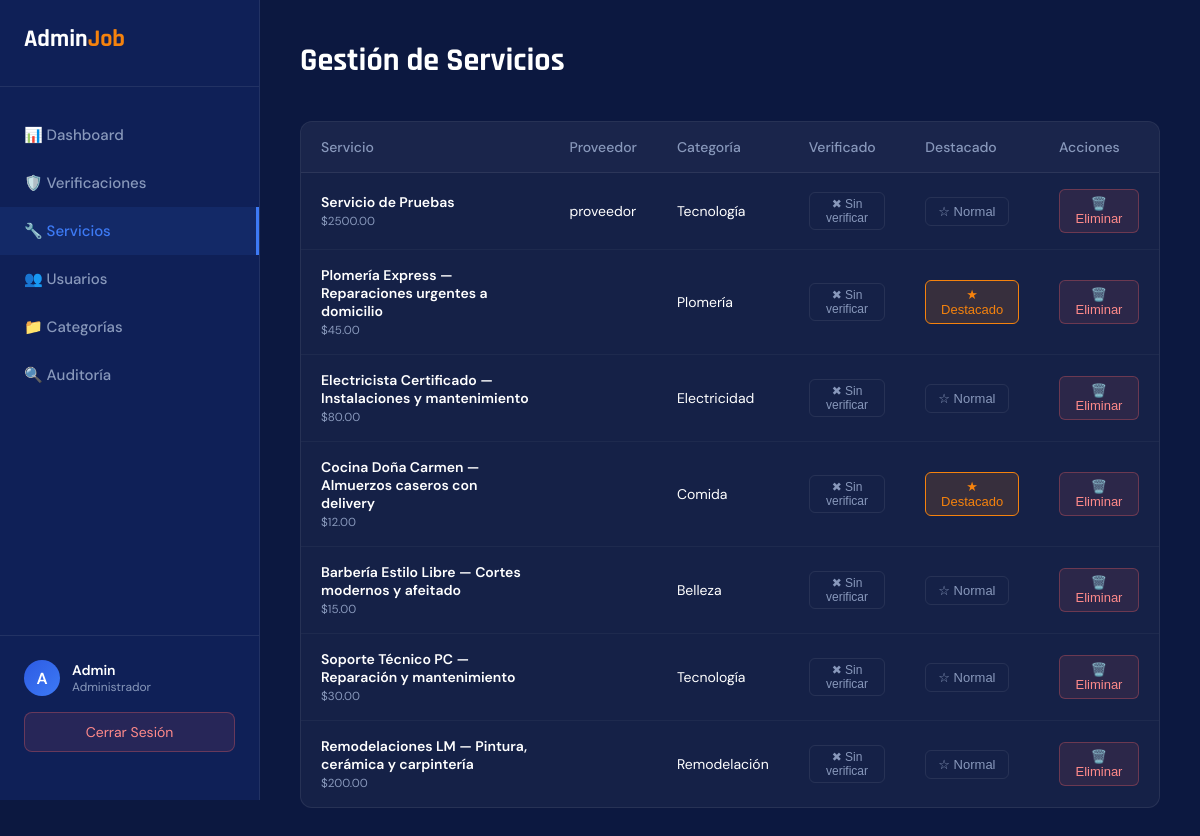
Page /app/pages/admin_panel.php?tab=servicios (signed in) on the committed database.
### tables this page shows
CREATE TABLE `servicios` (
  `id` int(10) UNSIGNED NOT NULL,
  `titulo` varchar(200) NOT NULL,
  `descripcion` text DEFAULT NULL,
  `imagen` varchar(255) DEFAULT NULL,
  `categoria` varchar(80) NOT NULL DEFAULT '',
  `municipio` varchar(60) NOT NULL DEFAULT '',
  `precio` decimal(10,2) NOT NULL DEFAULT 0.00,
  `usuario_id` int(10) UNSIGNED DEFAULT NULL,
  `es_destacado` tinyint(1) NOT NULL DEFAULT 0,
  `verificado` tinyint(1) NOT NULL DEFAULT 0,
  `created_at` datetime NOT NULL DEFAULT current_timestamp(),
  `updated_at` datetime DEFAULT NULL ON UPDATE current_timestamp(),
  `deleted_at` datetime DEFAULT NULL
);

CREATE TABLE `usuarios` (
  `id` int(10) UNSIGNED NOT NULL,
  `nombre` varchar(80) NOT NULL,
  `apellido` varchar(80) NOT NULL DEFAULT '',
  `email` varchar(120) NOT NULL,
  `telefono` varchar(30) NOT NULL DEFAULT '',
  `password` varchar(255) NOT NULL,
  `role` enum('cliente','proveedor','admin') NOT NULL DEFAULT 'cliente',
  `last_login` datetime DEFAULT NULL,
  `created_at` datetime NOT NULL DEFAULT current_timestamp(),
  `updated_at` datetime DEFAULT NULL ON UPDATE current_timestamp(),
  `deleted_at` datetime DEFAULT NULL,
  `suspendido_at` datetime DEFAULT NULL COMMENT 'NULL = activo, fecha = suspendido desde esa fecha'
);

### app/core/auth_guard.php (called while the page is built, shortened)
<?php
function nombreUsuario(): string {
    return htmlspecialchars($_SESSION['user_name'] ?? 'Usuario');
}

### app/pages/admin_panel.php (the view, shortened to what this page needs)
<?php
require_once __DIR__ . '/../core/auth_guard.php';
include __DIR__ . '/../api/get_lists.php';
$page = isset($_GET['p']) ? (int)$_GET['p'] : 1;
$limit = 10;
$offset = ($page - 1) * $limit;
$tab = $_GET['tab'] ?? 'dashboard';
$servicios = mysqli_query($conn, "SELECT s.*, u.nombre as proveedor_nombre FROM servicios s LEFT JOIN usuarios u ON s.usuario_id = u.id WHERE s.deleted_at IS NULL ORDER BY s.created_at DESC LIMIT $limit OFFSET $offset")->fetch_all(MYSQLI_ASSOC);
?>
<!DOCTYPE html>
<html lang="es">
<head>
    <link href="../../public/css/fonts.css" rel="stylesheet">
    <link rel="stylesheet" href="../../public/css/admin_panel.css">
</head>
<body>
<div class="sidebar">
    <div class="logo">Admin<span>Job</span></div>
    <a href="?tab=dashboard" class="nav-item <?= $tab == 'dashboard' ? 'active' : '' ?>">
        📊 Dashboard
    </a>
    <a href="?tab=verificaciones" class="nav-item <?= $tab == 'verificaciones' ? 'active' : '' ?>">
        🛡️ Verificaciones
    </a>
    <a href="?tab=servicios" class="nav-item <?= $tab == 'servicios' ? 'active' : '' ?>">
        🔧 Servicios
    </a>
    <a href="?tab=usuarios" class="nav-item <?= $tab == 'usuarios' ? 'active' : '' ?>">
        👥 Usuarios
    </a>
    <a href="?tab=categorias" class="nav-item <?= $tab == 'categorias' ? 'active' : '' ?>">
        📁 Categorías
    </a>
    <a href="?tab=auditoria" class="nav-item <?= $tab == 'auditoria' ? 'active' : '' ?>">
        🔍 Auditoría
    </a>
    <div class="sidebar-bottom">
        <div class="user-info">
            <div class="user-avatar"><?= substr(nombreUsuario(), 0, 1) ?></div>
            <div>
                <div style="font-size: 14px; font-weight: 600;"><?= nombreUsuario() ?></div>
                <div style="font-size: 12px; color: var(--text-muted);">Administrador</div>
            </div>
        </div>
        <a href="../../logout.php" class="btn-logout">Cerrar Sesión</a>
    </div>
</div>
<div class="main-content">
    <div id="tab-servicios" class="tab-content <?= $tab == 'servicios' ? 'active' : '' ?>">
        <div class="header">
            <h1>Gestión de Servicios</h1>
        </div>
        <div class="table-wrap">
            <table>
                <thead>
                    <tr>
                        <th>Servicio</th>
                        <th>Proveedor</th>
                        <th>Categoría</th>
                        <th>Verificado</th>
                        <th>Destacado</th>
                        <th>Acciones</th>
                    </tr>
                </thead>
                <tbody>
                    <?php foreach($servicios as $s): ?>
                    <tr>
                        <td><strong><?= htmlspecialchars($s['titulo']) ?></strong><br><small style="color:var(--text-muted);">$<?= $s['precio'] ?></small></td>
                        <td><?= htmlspecialchars($s['proveedor_nombre']) ?></td>
                        <td><?= htmlspecialchars($s['categoria']) ?></td>
                        <td>
                            <form action="../actions/admin_actions.php" method="POST" style="display:inline;">
                                <button type="submit" class="btn-sm <?= $s['verificado'] ? 'btn-aprov' : 'btn-toggle' ?>" style="font-size:12px; padding: 4px 8px; cursor:pointer;">
                                    <?= $s['verificado'] ? '✔ Verificado' : '✖ Sin verificar' ?>
                                </button>
                            </form>
                        </td>
                        <td>
                            <form action="../actions/admin_actions.php" method="POST">
                                <button type="submit" class="btn-sm btn-toggle <?= $s['es_destacado'] ? 'on' : '' ?>">
                                    <?= $s['es_destacado'] ? '★ Destacado' : '☆ Normal' ?>
                                </button>
                            </form>
                        </td>
                        <td>
                            <form action="../actions/admin_actions.php" method="POST" onsubmit="return confirm('¿Seguro que deseas eliminar este servicio?');">
                                <button type="submit" class="btn-sm btn-del">🗑️ Eliminar</button>
                            </form>
                        </td>
                    </tr>
                    <?php endforeach; ?>
                </tbody>
            </table>
        </div>
    </div>
</div>
</body>
</html>

### public/css/admin_panel.css (style rules this page uses)
:root { --navy: #0f2057; --blue: #1a3a8f; --blue-mid: #2d5be3; --blue-light: #3d7af5; --orange: #f5820d; --orange-dark: #d96a00; --white: #ffffff; --off-white: #f4f6fc; --text-muted: #8898bb; --border: rgba(255,255,255,0.08); --card-bg: rgba(255,255,255,0.04); --radius: 12px; --bg: #0c1840; }
* { margin:0; padding:0; box-sizing:border-box; }
body { font-family: 'DM Sans', sans-serif; background: var(--bg); color: var(--white); min-height: 100vh; display: flex; }
a { text-decoration: none; color: inherit; }
.sidebar { width: 260px; background: var(--navy); border-right: 1px solid var(--border); display: flex; flex-direction: column; padding: 24px 0; position: sticky; top: 0; height: 100vh; flex-shrink: 0; overflow-y: auto; }
.logo { font-family: 'Rajdhani', sans-serif; font-size: 24px; font-weight: 700; padding: 0 24px 32px; border-bottom: 1px solid var(--border); margin-bottom: 24px; }
.logo span { color: var(--orange); }
.nav-item { padding: 14px 24px; color: var(--text-muted); font-size: 15px; font-weight: 500; display: flex; align-items: center; gap: 12px; transition: all 0.2s; cursor: pointer; }
.nav-item:hover, .nav-item.active { background: rgba(61,122,245,0.1); color: var(--blue-light); border-right: 3px solid var(--blue-light); }
.sidebar-bottom { margin-top: auto; padding: 24px; border-top: 1px solid var(--border); }
.user-info { display: flex; align-items: center; gap: 12px; margin-bottom: 16px; }
.user-avatar { width: 36px; height: 36px; border-radius: 50%; background: linear-gradient(135deg, var(--blue-mid), var(--blue-light)); display: flex; align-items: center; justify-content: center; font-weight: 700; }
.btn-logout { display: block; width: 100%; padding: 10px; border-radius: 8px; border: 1px solid rgba(255,100,100,0.3); background: rgba(255,100,100,0.1); color: #ff8a8a; text-align: center; font-size: 14px; transition: all 0.2s; }
.main-content { flex: 1; padding: 40px; overflow-y: auto; }
.header { display: flex; justify-content: space-between; align-items: center; margin-bottom: 40px; }
h1 { font-family: 'Rajdhani', sans-serif; font-size: 32px; font-weight: 700; }
.tab-content { display: none; }
.tab-content.active { display: block; animation: fadeIn 0.3s ease; }
.table-wrap { background: var(--card-bg); border: 1px solid var(--border); border-radius: var(--radius); overflow: hidden; }
table { width: 100%; border-collapse: collapse; }
th, td { padding: 16px 20px; text-align: left; font-size: 14px; }
th { background: rgba(255,255,255,0.02); color: var(--text-muted); font-weight: 500; border-bottom: 1px solid var(--border); }
td { border-bottom: 1px solid rgba(255,255,255,0.04); }
tr:last-child td { border-bottom: none; }
.btn-sm { padding: 6px 12px; border-radius: 6px; font-size: 13px; font-weight: 500; cursor: pointer; border: none; }
.btn-del { background: rgba(255,100,100,0.1); color: #ff8a8a; border: 1px solid rgba(255,100,100,0.3); }
.btn-toggle { background: transparent; border: 1px solid var(--border); color: var(--text-muted); }
.btn-toggle.on { background: rgba(245,130,13,0.15); border-color: var(--orange); color: var(--orange); }

### rows in the picture
servicios: titulo "Servicio de Pruebas", precio "2500.00", usuario.nombre "proveedor", categoria "Tecnología", verificado "✖ Sin verificar", es_destacado "☆ Normal"
servicios: titulo "Plomería Express — Reparaciones urgentes a domicilio", precio "45.00", categoria "Plomería", verificado "✖ Sin verificar", es_destacado "★ Destacado"
servicios: titulo "Electricista Certificado — Instalaciones y mantenimiento", precio "80.00", categoria "Electricidad", verificado "✖ Sin verificar", es_destacado "☆ Normal"
servicios: titulo "Cocina Doña Carmen — Almuerzos caseros con delivery", precio "12.00", categoria "Comida", verificado "✖ Sin verificar", es_destacado "★ Destacado"
servicios: titulo "Barbería Estilo Libre — Cortes modernos y afeitado", precio "15.00", categoria "Belleza", verificado "✖ Sin verificar", es_destacado "☆ Normal"
servicios: titulo "Soporte Técnico PC — Reparación y mantenimiento", precio "30.00", categoria "Tecnología", verificado "✖ Sin verificar", es_destacado "☆ Normal"
servicios: titulo "Remodelaciones LM — Pintura, cerámica y carpintería", precio "200.00", categoria "Remodelación", verificado "✖ Sin verificar", es_destacado "☆ Normal"

### other values in the picture
substr(nombreUsuario(), 0, 1) "A"
nombreUsuario() "Admin"
